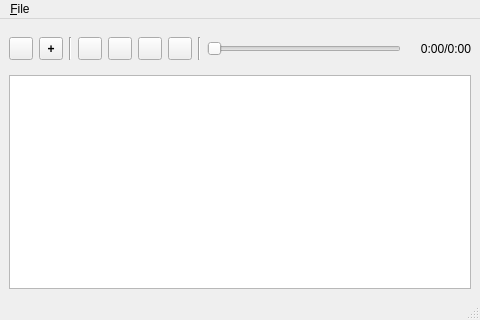
<?xml version="1.0" encoding="UTF-8"?>
<ui version="4.0">
 <class>Player</class>
 <widget class="QMainWindow" name="Player">
  <property name="geometry">
   <rect>
    <x>0</x>
    <y>0</y>
    <width>480</width>
    <height>320</height>
   </rect>
  </property>
  <property name="minimumSize">
   <size>
    <width>480</width>
    <height>320</height>
   </size>
  </property>
  <property name="windowTitle">
   <string>qcsplay</string>
  </property>
  <widget class="QWidget" name="centralwidget">
   <layout class="QGridLayout" name="gridLayout">
    <item row="0" column="0">
     <widget class="QWidget" name="toolBar" native="true">
      <property name="maximumSize">
       <size>
        <width>16777215</width>
        <height>48</height>
       </size>
      </property>
      <layout class="QHBoxLayout" name="horizontalLayout">
       <property name="leftMargin">
        <number>0</number>
       </property>
       <property name="rightMargin">
        <number>0</number>
       </property>
       <item>
        <widget class="QToolButton" name="openButton">
         <property name="text">
          <string/>
         </property>
         <property name="autoRaise">
          <bool>false</bool>
         </property>
        </widget>
       </item>
       <item>
        <widget class="QToolButton" name="addButton">
         <property name="minimumSize">
          <size>
           <width>24</width>
           <height>23</height>
          </size>
         </property>
         <property name="styleSheet">
          <string notr="true">font-weight: bold</string>
         </property>
         <property name="text">
          <string>+</string>
         </property>
         <property name="autoRaise">
          <bool>false</bool>
         </property>
        </widget>
       </item>
       <item>
        <widget class="Line" name="line">
         <property name="orientation">
          <enum>Qt::Orientation::Vertical</enum>
         </property>
        </widget>
       </item>
       <item>
        <widget class="QToolButton" name="prevButton">
         <property name="text">
          <string/>
         </property>
         <property name="autoRaise">
          <bool>false</bool>
         </property>
        </widget>
       </item>
       <item>
        <widget class="QToolButton" name="playButton">
         <property name="text">
          <string/>
         </property>
         <property name="autoRaise">
          <bool>false</bool>
         </property>
        </widget>
       </item>
       <item>
        <widget class="QToolButton" name="stopButton">
         <property name="text">
          <string/>
         </property>
         <property name="autoRaise">
          <bool>false</bool>
         </property>
        </widget>
       </item>
       <item>
        <widget class="QToolButton" name="nextButton">
         <property name="text">
          <string/>
         </property>
         <property name="autoRaise">
          <bool>false</bool>
         </property>
        </widget>
       </item>
       <item>
        <widget class="Line" name="line_2">
         <property name="orientation">
          <enum>Qt::Orientation::Vertical</enum>
         </property>
        </widget>
       </item>
       <item>
        <widget class="QSlider" name="seekSlider">
         <property name="orientation">
          <enum>Qt::Orientation::Horizontal</enum>
         </property>
        </widget>
       </item>
       <item>
        <widget class="QLabel" name="positionLabel">
         <property name="minimumSize">
          <size>
           <width>64</width>
           <height>0</height>
          </size>
         </property>
         <property name="maximumSize">
          <size>
           <width>64</width>
           <height>16777215</height>
          </size>
         </property>
         <property name="text">
          <string>0:00/0:00</string>
         </property>
         <property name="alignment">
          <set>Qt::AlignmentFlag::AlignRight|Qt::AlignmentFlag::AlignTrailing|Qt::AlignmentFlag::AlignVCenter</set>
         </property>
        </widget>
       </item>
      </layout>
     </widget>
    </item>
    <item row="1" column="0">
     <widget class="QTableView" name="playlistTableView"/>
    </item>
   </layout>
  </widget>
  <widget class="QMenuBar" name="menubar">
   <property name="geometry">
    <rect>
     <x>0</x>
     <y>0</y>
     <width>480</width>
     <height>20</height>
    </rect>
   </property>
   <widget class="QMenu" name="menu_File">
    <property name="title">
     <string>&amp;File</string>
    </property>
    <addaction name="actionOpenFiles"/>
    <addaction name="actionOpenFolder"/>
    <addaction name="actionAddFiles"/>
    <addaction name="actionAddFolder"/>
    <addaction name="separator"/>
    <addaction name="actionSettings"/>
    <addaction name="separator"/>
    <addaction name="actionClose"/>
   </widget>
   <addaction name="menu_File"/>
  </widget>
  <widget class="QStatusBar" name="statusbar"/>
  <action name="actionOpenFiles">
   <property name="text">
    <string>&amp;Open Files...</string>
   </property>
  </action>
  <action name="actionOpenFolder">
   <property name="text">
    <string>O&amp;pen Folder...</string>
   </property>
  </action>
  <action name="actionAddFiles">
   <property name="text">
    <string>&amp;Add Files...</string>
   </property>
  </action>
  <action name="actionAddFolder">
   <property name="text">
    <string>A&amp;dd Folder...</string>
   </property>
  </action>
  <action name="actionClose">
   <property name="text">
    <string>&amp;Close</string>
   </property>
  </action>
  <action name="actionSettings">
   <property name="text">
    <string>&amp;Settings</string>
   </property>
  </action>
 </widget>
 <resources/>
 <connections/>
</ui>
